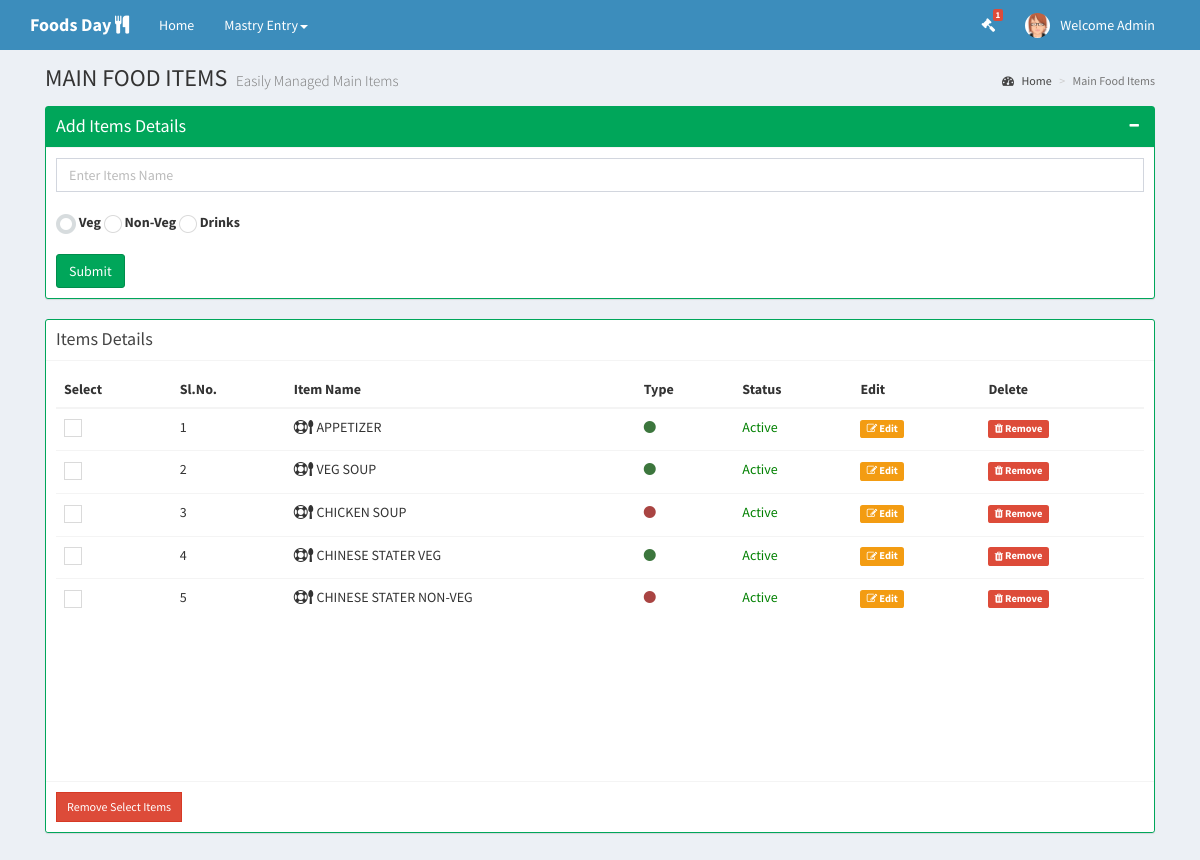
The app's page /project/royalfood/admin/admin_additems.php (signed in) with its own data.
### tables this page shows
CREATE TABLE IF NOT EXISTS `tbl_companydetails` (
  `company_id` int(11) NOT NULL,
  `company_name` varchar(50) NOT NULL,
  `company_address` varchar(500) NOT NULL,
  `company_email` varchar(50) NOT NULL,
  `company_mobile` varchar(50) NOT NULL,
  `company_landline` varchar(50) NOT NULL,
  `company_website` varchar(50) NOT NULL,
  `company_type` varchar(50) NOT NULL,
  `company_service` varchar(50) NOT NULL,
  `company_logo` varchar(150) NOT NULL
);

CREATE TABLE IF NOT EXISTS `tbl_adminlogindetails` (
  `userid` int(11) NOT NULL,
  `username` varchar(50) NOT NULL,
  `password` varchar(50) NOT NULL,
  `userimage` varchar(150) NOT NULL
);

CREATE TABLE IF NOT EXISTS `tbl_itemdetails` (
  `itemid` int(11) NOT NULL,
  `itemname` varchar(50) NOT NULL,
  `itemtype` varchar(50) NOT NULL,
  `itemstatus` varchar(50) NOT NULL
);

### project/royalfood/admin/admin_additems.php (the view, shortened to what this page needs)
<?php
require_once __DIR__ . DIRECTORY_SEPARATOR . 'dbconfig.php';
?>
<!DOCTYPE html>
<html>
  <head>
    <link href="../bootstrap/css/bootstrap.min.css" rel="stylesheet" type="text/css" />
    <link href="../font-awesome-4.4.0/css/font-awesome.min.css" rel="stylesheet" type="text/css" />
    <link href="../css/ionicons.min.css" rel="stylesheet" type="text/css" />
    <link href="../dist/css/AdminLTE.min.css" rel="stylesheet" type="text/css" />
    <link href="../dist/css/skins/_all-skins.min.css" rel="stylesheet" type="text/css" />
    <link href="../plugins/iCheck/all.css" rel="stylesheet" type="text/css" />
  </head>
  <body class="skin-blue layout-top-nav">
    <div class="wrapper">
       <?php
        include 'header.php';
      ?>
      <div class="content-wrapper">
        <div class="container">
          <section class="content-header">
          <h1>
            MAIN FOOD ITEMS
            <small>Easily Managed Main Items</small>
          </h1>
          <ol class="breadcrumb">
            <li><a href="admin_dashboard.php"><i class="fa fa-dashboard"></i> Home</a></li>
            <li class="active">Main Food Items</li>
          </ol>
        </section>
          <section class="content">
            <div class="box box-success box-solid">
                <div class="box-header with-border">
                  <h3 class="box-title">Add Items Details</h3>
                  <div class="box-tools pull-right">
                    <button class="btn btn-box-tool" data-widget="collapse"><i class="fa fa-minus"></i></button>
                  </div>
                 </div>
                  <form role="form" name="frmitem" method="post" action="admin_additemscode.php">
                  <div class="box-body">
                    <div class="form-group">
                        <input type="text" class="form-control" id="itemname" name="itemname" placeholder="Enter Items Name">
                    <div class="form-group">
                    <label>
                    </label>
                    <label>Veg</label>
                    <label>
                    </label>
                    <label>Non-Veg</label>
                    <label>
                    </label>
                    <label>Drinks</label>
                  </div>
                  </div>
                      <button type="submit" class="btn btn-success" onClick="return validateItem();">Submit</button>
                </form>
                </div>
                </div>
                <div class="box box-success box-solid" >
                    <form name="frmdelete" id="frmdelete" method="post" action="deletemultipleitem_code.php">
                <div class="box-header with-border">
                  <h3 class="box-title">Items Details</h3>
                </div>
                        <div class="box-body" >
                  <div class="table-responsive" style="height:400px">
                    <table class="table no-margin"  >
                      <thead>
                        <tr>
                        <th>Select</th>
                          <th>Sl.No.</th>
                          <th style="width:350px">Item Name</th>
                          <th>Type</th>
                          <th>Status</th>
                          <th>Edit</th>
                          <th>Delete</th>
                        </tr>
                      </thead>
                      <tbody>
                          <?php $i = 0; ?>
                          <?php
                          $query='select * from tbl_itemdetails';
                          foreach ($conn->query($query) as $row){
                          ?>
                        <tr>
                        <td><label>
                        </label></td>
                        <td><?php echo ++$i; ?></td>
                          <td><i class="fa fa-support"></i><i class="fa fa-spoon "></i>&nbsp;<?php echo $row['itemname'] ?></td>
                          <?php
                              $itmtype= $row['itemtype'];
                              if($itmtype=='Veg'){
                          ?>
                          <td>
                              <i class="fa fa-circle text-success"></i>
                          </td>
                          <?php } else if($itmtype=='Non-Veg'){ ?>
                           <td>
                              <i class="fa fa-circle text-danger"></i>
                          </td>
                           <?php } else if($itmtype=='Drinks'){ ?>
                           <td>
                              <i class="fa fa-circle text-info"></i>
                          </td>
                           <?php } ?>
                          <?php
                            $itemstatus= $row['itemstatus'];
                            if($itemstatus=='Active'){
                          ?>
                          <td>
                              <a style="color: green" href="updateitemstatus_code.php?itemid=<?php echo $row['itemid'] ?>">
                                  <?php echo $row['itemstatus']; ?>
                              </a>
                          </td>
                          <?php } ?>
                          <td><a href="editadditems.php?itemid=<?php echo $row['itemid'] ?>" class="label label-warning"><i class="fa fa-pencil-square-o"></i>&nbsp;Edit</a></td>
                          <td> <a onClick="return confirm('Are you sure you want to delete this item ?');" href="deleteitem_code.php?itemid=<?php echo $row['itemid'] ?>" class="label label-danger"><i class="fa fa-trash"></i>&nbsp;Remove</a></td>
                        </tr>
                          <?php } ?>
                      </tbody>
                    </table>
                  </div>
                </div>
                <div class="box-footer clearfix">
<input type="submit" value="Remove Select Items"  id="delete" name="delete" class="btn btn-sm btn-danger btn-flat pull-left" onClick="setDeleteAction();">
                </div>
                    </form>
              </div>
           </div>
         </div>
  </body>
</html>

### project/royalfood/admin/header.php (shortened to what this page needs)
<header class="main-header">
        <nav class="navbar navbar-static-top">
          <div class="container">
            <div class="navbar-header">
                <?php
                          $query='select * from  tbl_companydetails';
                          foreach ($conn->query($query) as $row){
                          ?>
                <a href="admin_dashboard.php" class="navbar-brand"><b><?php echo $row['company_name']; ?></b>&nbsp;<i class="fa  fa-cutlery"></i></a>
                <?php } ?>
            </div>
            <div class="collapse navbar-collapse pull-left" id="navbar-collapse">
              <ul class="nav navbar-nav">
                <li class="active"><a href="admin_dashboard.php">Home <span class="sr-only">(current)</span></a></li>
                <li class="dropdown">
                  <a href="#" class="dropdown-toggle" data-toggle="dropdown">Mastry Entry<span class="caret"></span></a>
                </li>
              </ul>
            </div>
              <div class="navbar-custom-menu">
                <ul class="nav navbar-nav">
                  <li class="dropdown tasks-menu">
                    <a href="customerorder.php">
                      <i class="fa fa-gavel"></i>
                      <span class="label label-danger">
                          <?php
                          $count=0;
                            $cntquery="select count(*) as count from tbl_customerdetails where customerstatus='New'";
                            foreach ($conn->query($cntquery) as $cntrow){
                                $count=$cntrow['count'];
                            }
                          ?>
                          <?php echo $count;?>
                      </span></a>
                  </li>
                  <li class="dropdown user user-menu">
                      <?php
                    $query="select userimage from tbl_adminlogindetails where userid='".$_SESSION['userid']."'";
                    foreach ($conn->query($query) as $row){
                    ?>
                    <a href="#" class="dropdown-toggle" data-toggle="dropdown">
                      <img src="../userimage/<?php echo $row['userimage'] ?>" class="user-image" alt="User Image" />
                      <span class="hidden-xs">Welcome Admin</span>
                    </a>
                    <?php } ?>
                  </li>
                </ul>
              </div>
          </div>
        </nav>
      </header>

### records on screen
tbl_companydetails: company_name "Foods Day"
tbl_adminlogindetails: userimage (picture)
tbl_itemdetails: itemname "APPETIZER", itemtype "Veg" (drawn), itemstatus "Active"
tbl_itemdetails: itemname "VEG SOUP", itemtype "Veg" (drawn), itemstatus "Active"
tbl_itemdetails: itemname "CHICKEN SOUP", itemtype "Non-Veg" (drawn), itemstatus "Active"
tbl_itemdetails: itemname "CHINESE STATER VEG", itemtype "Veg" (drawn), itemstatus "Active"
tbl_itemdetails: itemname "CHINESE STATER NON-VEG", itemtype "Non-Veg" (drawn), itemstatus "Active"

### other values on screen
$count "1"
